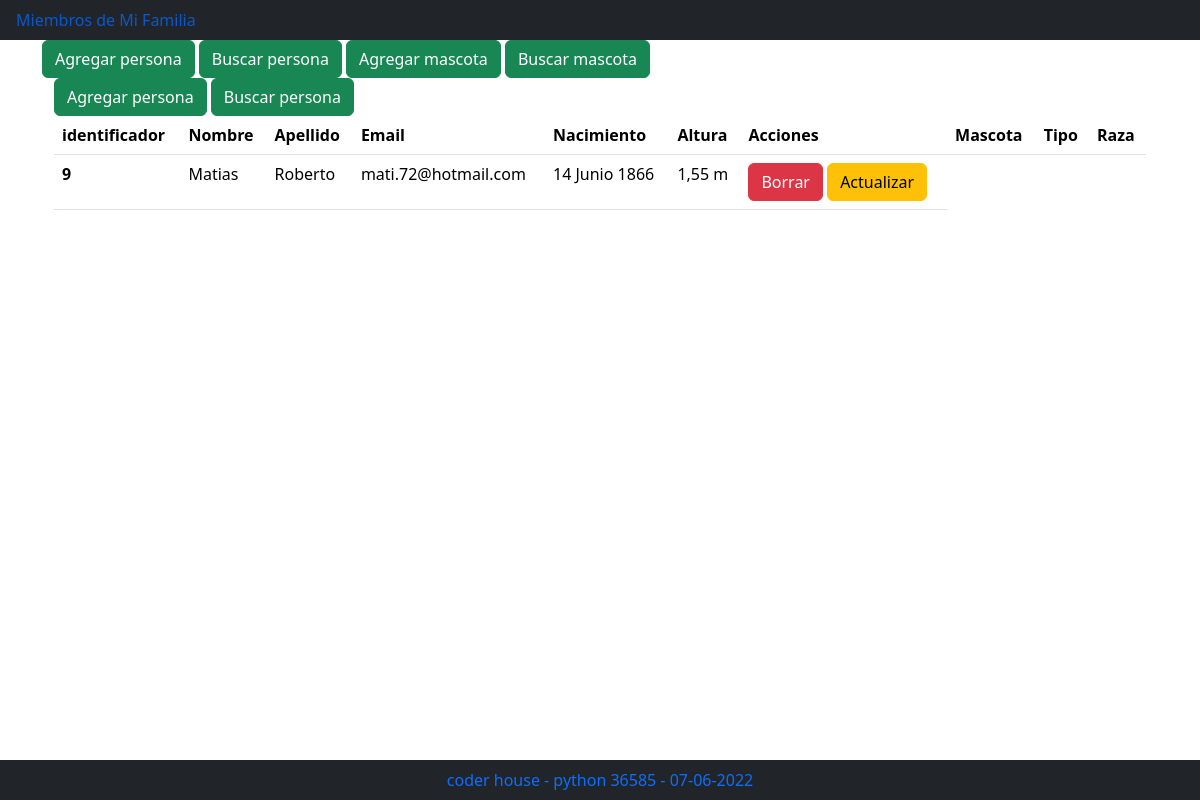
Page /index_2/ on the earlier database version.
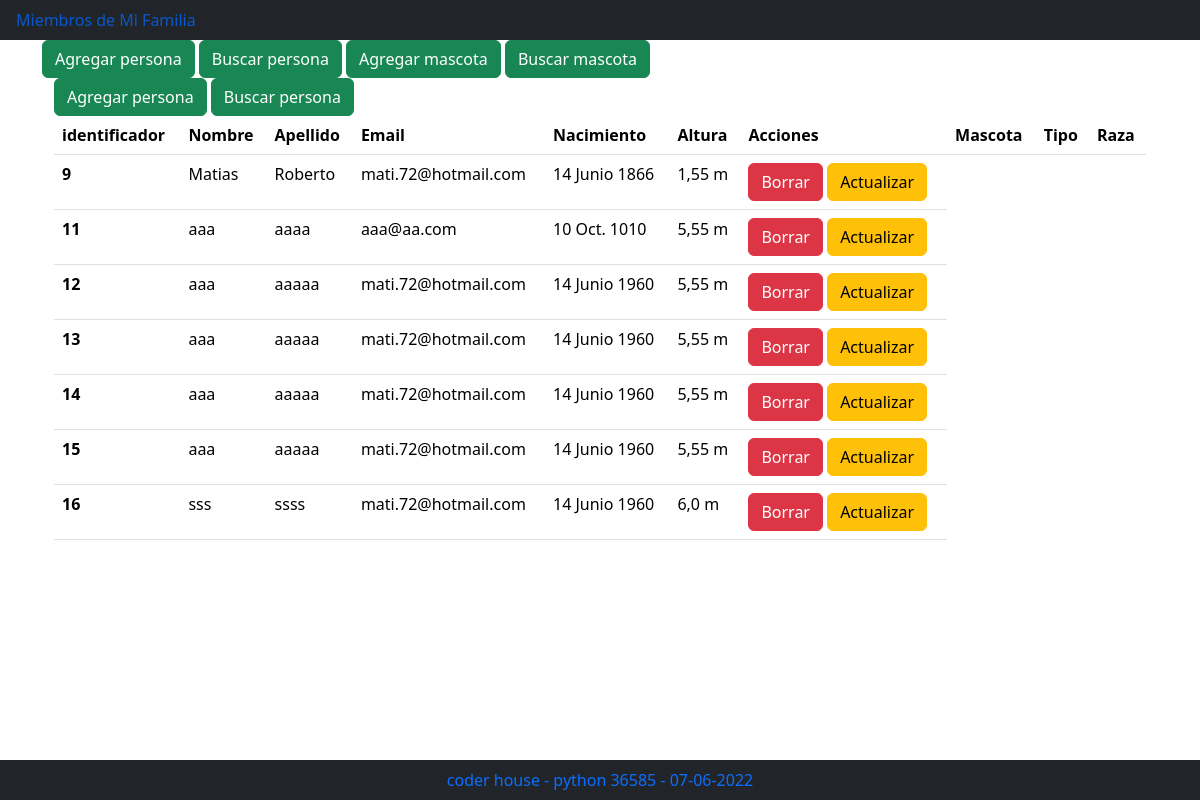
Same page on the later database version.
### familia/models.py (models this page shows)
class Persona(models.Model):
    nombre = models.CharField(max_length=100)
    apellido = models.CharField(max_length=100)
    email = models.EmailField(max_length=100)
    fecha_nacimiento = models.DateField()
    altura = models.FloatField(default=0.0)

### familia/views.py (the view)
# urls.py: path('index_2/', views.index_2, name="index_2"),
def index_2(request):
    personas = Persona.objects.all()
    mascotas = Mascota.objects.all()
    alimentos = Alimento.objects.all()
    context = {
        'personas': personas,
        'mascotas': mascotas,
        'alimentos': alimentos,
    }
    template = loader.get_template('familia/lista_familiares.html')
    return HttpResponse(render(request, 'familia/lista_familiares.html', context))

### familia/templates/familia/lista_familiares.html
{% extends "familia/index.html" %}
{% load django_bootstrap5 %}
{% block cuerpo %}
<div class="container">
  <div class="row">
    <div class="col">
      {% url 'agregar_persona' as agregar_persona_url %}
      {% url 'buscar_persona' as buscar_persona_url %}
      {% bootstrap_button "Agregar persona" button_class="btn-success" button_type="link" href=agregar_persona_url %}
      {% bootstrap_button "Buscar persona" button_class="btn-success" button_type="link" href=buscar_persona_url %}
    </div>
  </div>
  <div class="row">
    <div class="col">
        {% if personas %}
        <table class="table">
            <thead>
                <th scope="col">identificador</th>
                <th scope="col">Nombre</th>
                <th scope="col">Apellido</th>
                <th scope="col">Email</th>
                <th scope="col">Nacimiento</th>
                <th scope="col">Altura</th>
                <th scope="col">Acciones</th>
                <th scope="col">Mascota</th>
                <th scope="col">Tipo</th>
                <th scope="col">Raza</th>
              </thead>
            {% for p in personas %}
            <tbody>
              <tr>
                    <th scope="row">{{p.id}} </th>
                    <td> {{p.nombre}} </td>
                    <td> {{p.apellido}} </td>
                    <td> {{p.email}} </td>
                    <td> {{p.fecha_nacimiento}} </td>
                    <td> {{p.altura}} m</td>
                    <td>
                    {% url 'borrar_persona' identificador=p.id as borrar_persona_url %}
                    {% url 'actualizar_persona' identificador=p.id as actualizar_persona_url %}
                    {% bootstrap_button "Borrar" size="sm" button_class="btn-danger" button_type="link" href=borrar_persona_url %}
                    {% bootstrap_button "Actualizar" size="sm" button_class="btn-warning" button_type="link" href=actualizar_persona_url %}
                  </td>
                </tr>
            </tbody>
            {% endfor %}
        </table>
        {% else %}
            <p>No tienes familiares cargados</p>
        {% endif %}
    </div>
  </div>
</div>
{% endblock %}

Differences in the rows shown:
added Persona: id "11", nombre "aaa", apellido "aaaa", email "aaa@aa.com", fecha_nacimiento "10 Oct. 1010", altura "5,55", bootstrap_button "Borrar", bootstrap_button "Actualizar"
added Persona: id "12", nombre "aaa", apellido "aaaaa", email "mati.72@hotmail.com", fecha_nacimiento "14 Junio 1960", altura "5,55", bootstrap_button "Borrar", bootstrap_button "Actualizar"
added Persona: id "13", nombre "aaa", apellido "aaaaa", email "mati.72@hotmail.com", fecha_nacimiento "14 Junio 1960", altura "5,55", bootstrap_button "Borrar", bootstrap_button "Actualizar"
added Persona: id "14", nombre "aaa", apellido "aaaaa", email "mati.72@hotmail.com", fecha_nacimiento "14 Junio 1960", altura "5,55", bootstrap_button "Borrar", bootstrap_button "Actualizar"
added Persona: id "15", nombre "aaa", apellido "aaaaa", email "mati.72@hotmail.com", fecha_nacimiento "14 Junio 1960", altura "5,55", bootstrap_button "Borrar", bootstrap_button "Actualizar"
added Persona: id "16", nombre "sss", apellido "ssss", email "mati.72@hotmail.com", fecha_nacimiento "14 Junio 1960", altura "6,0", bootstrap_button "Borrar", bootstrap_button "Actualizar"
